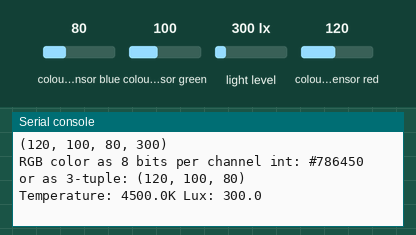
The program below on a simulated CircuitPython board. Parts: the last lines printed to the serial console. The test bench sets the inputs (shaded band); at power-on: colour sensor blue 80, colour sensor green 100, colour sensor red 120, light level 300 lx.

Above: at 1.2 s.
1.3 s: colour sensor blue set to 191
At 2.7 s:
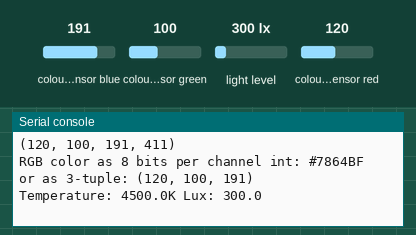
4.5 s: colour sensor green set to 191
At 5.8 s:
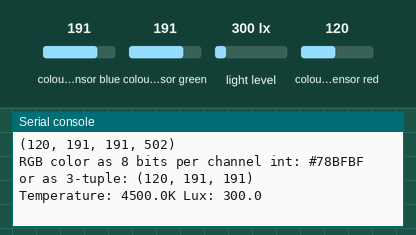
7.5 s: colour sensor red set to 191
At 8.8 s:
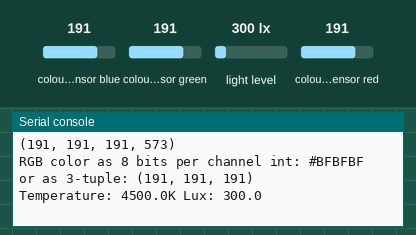
10.5 s: colour sensor blue set to 250
At 11.7 s:
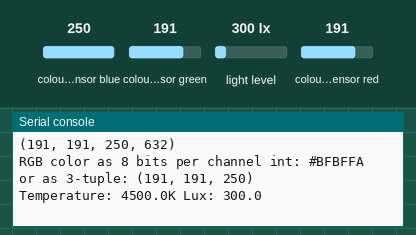
13.5 s: colour sensor green set to 5
At 14.9 s:
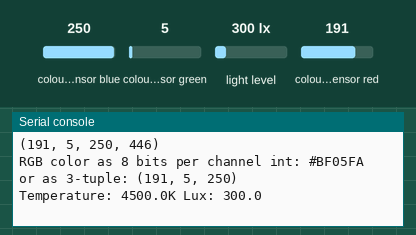
16.5 s: colour sensor red set to 5
At 17.9 s:
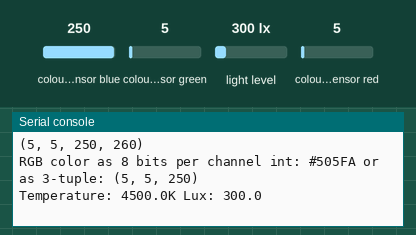
Timing chart, 0 to 19.5 s (numbered marks = the images above; inputs shaded):
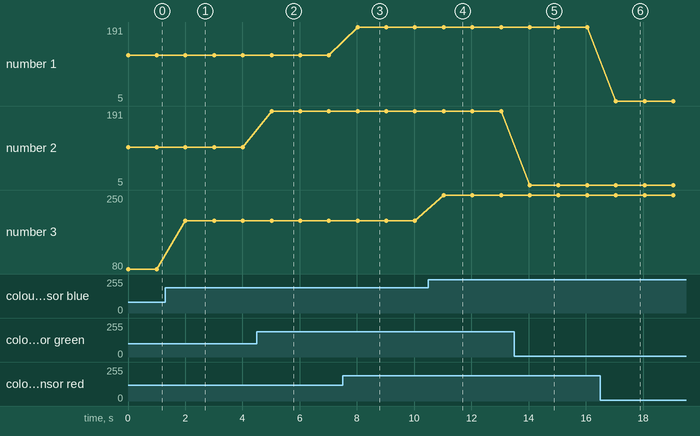

Measured:
- after the input at 1.3 s, the serial console: prints a new line after 0.71 s (image 1)
- after the input at 4.5 s, the serial console: prints a new line after 0.52 s (image 2)
- after the input at 7.5 s, the serial console: prints a new line after 0.52 s (image 3)
- after the input at 10.5 s, the serial console: prints a new line after 0.53 s (image 4)
- after the input at 13.5 s, the serial console: prints a new line after 0.54 s (image 5)
- after the input at 16.5 s, the serial console: prints a new line after 0.55 s (image 6)
- plotted number 2: 191 → 5 after the input at 13.5 s
- plotted number 3: 80 → 191 after the input at 1.3 s, 191 → 250 after the input at 10.5 s

The program:

tcs34725-colorsensor.py
```python
import time
import board
import adafruit_tcs34725

i2c = board.I2C()

sensor = adafruit_tcs34725.TCS34725(i2c)

# properties you can both read and write to change how the sensor behaves
# integration time of the sensor in milliseconds.  Must be a value between 2.4 and 614.4 ms
sensor.integration_time = 150
#  gain of the sensor, must be a value of 1, 4, 16, 60
sensor.gain = 4


# Main loop reading color and printing it every second.
while True:
    # Raw data from the sensor in a 4-tuple of red, green, blue, clear light component values
    print(sensor.color_raw)

    # color_rgb_bytes - A 3-tuple of the red, green, blue color values.  These are returned as bytes from 0 to 255 (0 is low intensity, 255 is maximum intensity).

    color = sensor.color
    color_rgb = sensor.color_rgb_bytes
    print(
        "RGB color as 8 bits per channel int: #{0:02X} or as 3-tuple: {1}".format(
            color, color_rgb
        )
    )

    # Read the color temperature and lux of the sensor too.

    # color_temperature - The color temperature in Kelvin detected by the sensor.  This is computed from the color and might not be super accurate!
    # lux - The light intensity in lux detected by the sensor.  This is computed from the color and might not be super accurate!

    temp = sensor.color_temperature
    lux = sensor.lux
    print("Temperature: {0}K Lux: {1}\n".format(temp, lux))

    # Delay for a second and repeat.
    time.sleep(1.0)
```
